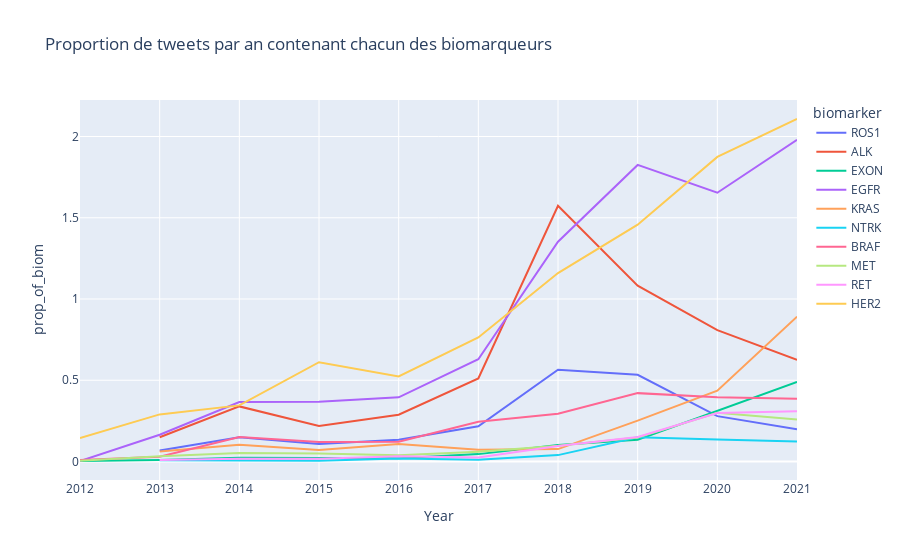

Source (notebook cell):
### Markdown cell above
## La dynamique des biomarqueurs

Les diagrammes ci-dessous donnent la proportion de tweets contenant chacun des biomarqueurs par an et par mois respectivement, sachant qu'un tweet peut contenir plusieurs biomarqueurs. Ainsi, en 2018, le biomarqueur ALK était présent dans près 1,5% des tweets. Puis en janvier 2021, le biomarqueur EGFR était présent dans 3% des tweets.

### Code cell
fig = px.line(biomm, x="Year", y="prop_of_biom", color='biomarker',
             title="Proportion de tweets par an contenant chacun des biomarqueurs")#, line_group="country")

#fig.layout.yaxis.tickformat = ',.0%'
fig.write_html("biomarkers_time.html")
fig

### Figure 1 — Plotly figure (JSON) as saved in the notebook; plotly's stock layout.template omitted (floating-point values rounded to 4 significant figures)
{"data": [{"hovertemplate": "biomarker=ROS1<br>Year=%{x}<br>prop_of_biom=%{y}<extra></extra>", "legendgroup": "ROS1", "line": {"color": "#636efa", "dash": "solid"}, "marker": {"symbol": "circle"}, "mode": "lines", "name": "ROS1", "orientation": "v", "showlegend": true, "type": "scatter", "x": [2013, 2014, 2015, 2016, 2017, 2018, 2019, 2020, 2021], "xaxis": "x", "y": [0.06755, 0.1495, 0.1075, 0.1339, 0.2169, 0.5651, 0.5333, 0.2792, 0.199], "yaxis": "y"}, {"hovertemplate": "biomarker=ALK<br>Year=%{x}<br>prop_of_biom=%{y}<extra></extra>", "legendgroup": "ALK", "line": {"color": "#EF553B", "dash": "solid"}, "marker": {"symbol": "circle"}, "mode": "lines", "name": "ALK", "orientation": "v", "showlegend": true, "type": "scatter", "x": [2013, 2014, 2015, 2016, 2017, 2018, 2019, 2020, 2021], "xaxis": "x", "y": [0.1493, 0.3391, 0.2184, 0.288, 0.5114, 1.574, 1.082, 0.808, 0.6251], "yaxis": "y"}, {"hovertemplate": "biomarker=EXON<br>Year=%{x}<br>prop_of_biom=%{y}<extra></extra>", "legendgroup": "EXON", "line": {"color": "#00cc96", "dash": "solid"}, "marker": {"symbol": "circle"}, "mode": "lines", "name": "EXON", "orientation": "v", "showlegend": true, "type": "scatter", "x": [2012, 2013, 2014, 2015, 2016, 2017, 2018, 2019, 2020, 2021], "xaxis": "x", "y": [0.003139, 0.008716, 0.02279, 0.02084, 0.01936, 0.04547, 0.1011, 0.1339, 0.3133, 0.4901], "yaxis": "y"}, {"hovertemplate": "biomarker=EGFR<br>Year=%{x}<br>prop_of_biom=%{y}<extra></extra>", "legendgroup": "EGFR", "line": {"color": "#ab63fa", "dash": "solid"}, "marker": {"symbol": "circle"}, "mode": "lines", "name": "EGFR", "orientation": "v", "showlegend": true, "type": "scatter", "x": [2012, 2013, 2014, 2015, 2016, 2017, 2018, 2019, 2020, 2021], "xaxis": "x", "y": [0.003139, 0.1645, 0.3664, 0.3685, 0.3949, 0.6292, 1.353, 1.825, 1.654, 1.98], "yaxis": "y"}, {"hovertemplate": "biomarker=KRAS<br>Year=%{x}<br>prop_of_biom=%{y}<extra></extra>", "legendgroup": "KRAS", "line": {"color": "#FFA15A", "dash": "solid"}, "marker": {"symbol": "circle"}, "mode": "lines", "name": "KRAS", "orientation": "v", "showlegend": true, "type": "scatter", "x": [2013, 2014, 2015, 2016, 2017, 2018, 2019, 2020, 2021], "xaxis": "x", "y": [0.06101, 0.1039, 0.07086, 0.1084, 0.07231, 0.07625, 0.2516, 0.4355, 0.8917], "yaxis": "y"}, {"hovertemplate": "biomarker=NTRK<br>Year=%{x}<br>prop_of_biom=%{y}<extra></extra>", "legendgroup": "NTRK", "line": {"color": "#19d3f3", "dash": "solid"}, "marker": {"symbol": "circle"}, "mode": "lines", "name": "NTRK", "orientation": "v", "showlegend": true, "type": "scatter", "x": [2013, 2014, 2015, 2016, 2017, 2018, 2019, 2020, 2021], "xaxis": "x", "y": [0.007627, 0.008203, 0.005002, 0.01858, 0.01044, 0.03933, 0.1493, 0.135, 0.1227], "yaxis": "y"}, {"hovertemplate": "biomarker=BRAF<br>Year=%{x}<br>prop_of_biom=%{y}<extra></extra>", "legendgroup": "BRAF", "line": {"color": "#FF6692", "dash": "solid"}, "marker": {"symbol": "circle"}, "mode": "lines", "name": "BRAF", "orientation": "v", "showlegend": true, "type": "scatter", "x": [2012, 2013, 2014, 2015, 2016, 2017, 2018, 2019, 2020, 2021], "xaxis": "x", "y": [0.009416, 0.02942, 0.1504, 0.12, 0.1223, 0.2453, 0.2946, 0.4208, 0.3953, 0.3858], "yaxis": "y"}, {"hovertemplate": "biomarker=MET<br>Year=%{x}<br>prop_of_biom=%{y}<extra></extra>", "legendgroup": "MET", "line": {"color": "#B6E880", "dash": "solid"}, "marker": {"symbol": "circle"}, "mode": "lines", "name": "MET", "orientation": "v", "showlegend": true, "type": "scatter", "x": [2012, 2013, 2014, 2015, 2016, 2017, 2018, 2019, 2020, 2021], "xaxis": "x", "y": [0.004708, 0.03269, 0.05195, 0.04918, 0.03871, 0.06038, 0.09632, 0.1471, 0.2997, 0.2578], "yaxis": "y"}, {"hovertemplate": "biomarker=RET<br>Year=%{x}<br>prop_of_biom=%{y}<extra></extra>", "legendgroup": "RET", "line": {"color": "#FF97FF", "dash": "solid"}, "marker": {"symbol": "circle"}, "mode": "lines", "name": "RET", "orientation": "v", "showlegend": true, "type": "scatter", "x": [2013, 2014, 2015, 2016, 2017, 2018, 2019, 2020, 2021], "xaxis": "x", "y": [0.009806, 0.01732, 0.01751, 0.03174, 0.0246, 0.09552, 0.1508, 0.2989, 0.3086], "yaxis": "y"}, {"hovertemplate": "biomarker=HER2<br>Year=%{x}<br>prop_of_biom=%{y}<extra></extra>", "legendgroup": "HER2", "line": {"color": "#FECB52", "dash": "solid"}, "marker": {"symbol": "circle"}, "mode": "lines", "name": "HER2", "orientation": "v", "showlegend": true, "type": "scatter", "x": [2012, 2013, 2014, 2015, 2016, 2017, 2018, 2019, 2020, 2021], "xaxis": "x", "y": [0.1444, 0.2898, 0.3454, 0.6111, 0.5234, 0.7633, 1.16, 1.457, 1.875, 2.108], "yaxis": "y"}], "layout": {"legend": {"title": {"text": "biomarker"}, "tracegroupgap": 0}, "title": {"text": "Proportion de tweets par an contenant chacun des biomarqueurs"}, "xaxis": {"anchor": "y", "domain": [0, 1], "title": {"text": "Year"}}, "yaxis": {"anchor": "x", "domain": [0, 1], "title": {"text": "prop_of_biom"}}}}
